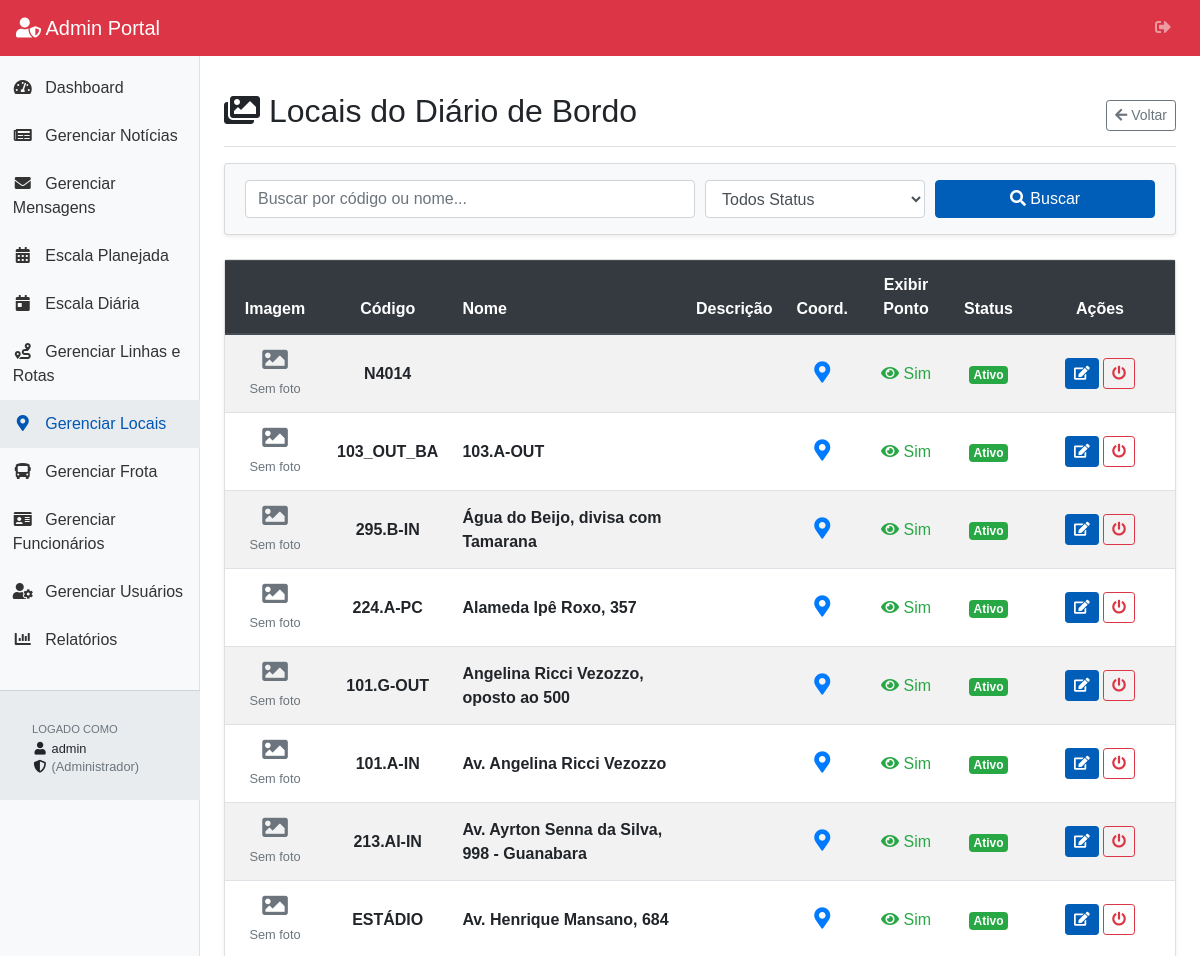
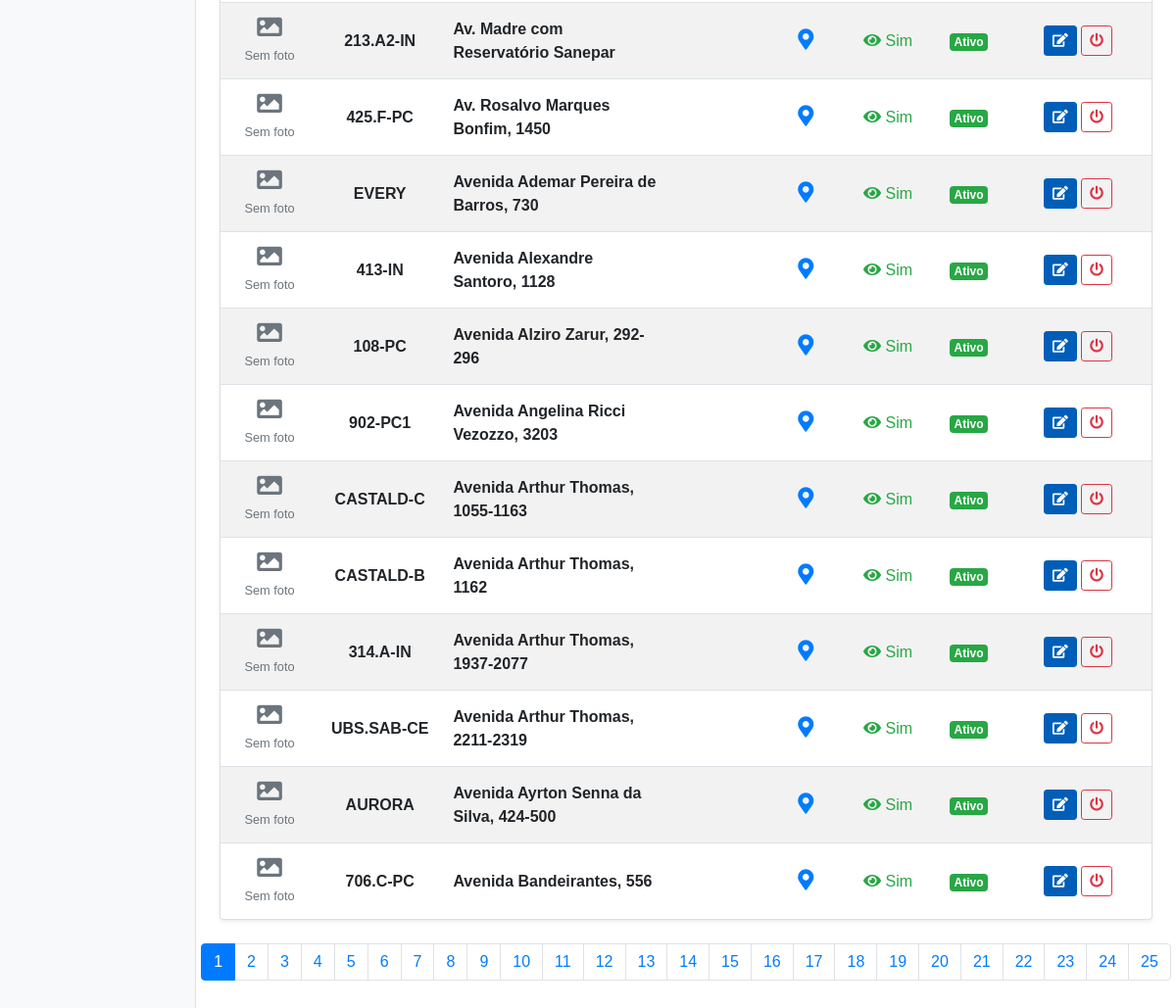
Screenshot of /portal/admin/locais_diario_listar.php (signed in) with the database file from the repository (2 pictures, top to bottom).
### tables this page shows
CREATE TABLE `cadastros_locais` (
  `id` int(11) NOT NULL,
  `company_code` varchar(50) DEFAULT NULL,
  `name` varchar(255) DEFAULT NULL,
  `data_importacao` timestamp NOT NULL DEFAULT current_timestamp(),
  `imagem_path` varchar(255) DEFAULT NULL,
  `descricao` text DEFAULT NULL,
  `status` varchar(20) DEFAULT 'ativo',
  `coordenadas` varchar(100) DEFAULT NULL,
  `mostrar_ponto` tinyint(1) DEFAULT 1
);

### portal/admin/locais_diario_listar.php (the view, shortened to what this page needs)
<?php
require_once '../db_config.php';
$page_title = 'Locais do Diário de Bordo';
require_once 'admin_header.php';
$busca = $_GET['busca'] ?? '';
$filtro_status = $_GET['filtro_status'] ?? '';
$itens_pag = 20;
$pagina = max(1, (int)($_GET['pagina'] ?? 1));
$offset = ($pagina - 1) * $itens_pag;
$locais = [];
$total_paginas = 0;
try {
    $where = [];
    $where_sql = count($where) > 0 ? "WHERE " . implode(" AND ", $where) : "";
    $stmtCount = $pdo->prepare("SELECT COUNT(*) FROM relatorio.cadastros_locais $where_sql");
    $stmtCount->execute();
    $total_itens = $stmtCount->fetchColumn();
    if ($total_itens > 0) {
        $total_paginas = ceil($total_itens / $itens_pag);
    }
    $sql = "SELECT * FROM relatorio.cadastros_locais $where_sql ORDER BY name ASC LIMIT :limit OFFSET :offset";
    $stmt = $pdo->prepare($sql);
    $stmt->bindValue(':limit', $itens_pag, PDO::PARAM_INT);
    $stmt->bindValue(':offset', $offset, PDO::PARAM_INT);
    $stmt->execute();
    $locais = $stmt->fetchAll(PDO::FETCH_ASSOC);
} catch (PDOException $e) {
    echo "<div class='alert alert-danger m-3'>Erro ao buscar dados: " . htmlspecialchars($e->getMessage()) . "</div>";
}
?>
<div class="d-flex justify-content-between align-items-center pt-3 pb-2 mb-3 border-bottom">
    <h1 class="h2"><i class="fas fa-images"></i> <?php echo htmlspecialchars($page_title); ?></h1>
    <a href="locais_hub.php" class="btn btn-outline-secondary btn-sm"><i class="fas fa-arrow-left"></i> Voltar</a>
</div>
<form method="GET" class="card mb-4 shadow-sm bg-light">
    <div class="card-body py-3">
        <div class="form-row">
            <div class="col-md-6">
                <input type="text" name="busca" class="form-control" placeholder="Buscar por código ou nome..." value="<?php echo htmlspecialchars($busca); ?>">
            </div>
            <div class="col-md-3">
                <select name="filtro_status" class="form-control">
                    <option value="">Todos Status</option>
                </select>
            </div>
            <div class="col-md-3">
                <button class="btn btn-primary btn-block" type="submit"><i class="fas fa-search"></i> Buscar</button>
            </div>
        </div>
    </div>
</form>
<div class="card shadow-sm mb-4">
    <div class="table-responsive">
        <table class="table table-hover table-striped mb-0 align-middle text-center">
            <thead class="thead-dark">
                <tr>
                    <th width="100">Imagem</th>
                    <th>Código</th>
                    <th class="text-left">Nome</th>
                    <th class="text-left">Descrição</th>
                    <th>Coord.</th>
                    <th>Exibir Ponto</th> <th>Status</th>
                    <th width="150">Ações</th>
                </tr>
            </thead>
            <tbody>
                <?php if(empty($locais)): ?>
                    <tr><td colspan="8" class="p-4 text-muted">Nenhum local encontrado.</td></tr>
                <?php else: ?>
                    <?php foreach ($locais as $l):
                        $nome_arquivo = $l['imagem_path'];
                        $caminho_relativo = "../img/pontos/" . $nome_arquivo;
                        $caminho_servidor = dirname(__DIR__) . "/img/pontos/" . $nome_arquivo;
                        $tem_imagem = !empty($nome_arquivo) && file_exists($caminho_servidor);
                        $img_src = $tem_imagem ? $caminho_relativo : "";
                        $status_cor = ($l['status'] == 'ativo') ? 'success' : 'secondary';
                        $mostrar = $l['mostrar_ponto'] ?? 1;
                        $dados_json = htmlspecialchars(json_encode($l), ENT_QUOTES, 'UTF-8');
                    ?>
                    <tr>
                        <td class="align-middle">
                            <?php if($tem_imagem): ?>
                                <img src="<?php echo $img_src; ?>" class="img-thumbnail zoomable"
                                     style="height: 60px; max-width: 80px; object-fit: cover; cursor: pointer;"
                                     onclick="verImagem('<?php echo $img_src; ?>')"
                                     title="Clique para ampliar">
                            <?php else: ?>
                                <span class="text-muted small"><i class="fas fa-image fa-2x opacity-25"></i><br>Sem foto</span>
                            <?php endif; ?>
                        </td>
                        <td class="align-middle font-weight-bold"><?php echo htmlspecialchars($l['company_code']); ?></td>
                        <td class="align-middle text-left font-weight-bold"><?php echo htmlspecialchars($l['name']); ?></td>
                        <td class="align-middle text-left small text-muted">
                        </td>
                        <td class="align-middle">
                            <?php if(!empty($l['coordenadas'])): ?>
                                <a href="https://www.google.com/maps/search/?api=1&query=<?php echo $l['coordenadas']; ?>" target="_blank" class="text-primary" title="Ver no Mapa">
                                    <i class="fas fa-map-marker-alt fa-lg"></i>
                                </a>
                            <?php else: ?>
                                <span class="text-muted">-</span>
                            <?php endif; ?>
                        </td>
                        <td class="align-middle">
                            <?php if($mostrar == 1): ?>
                                <span class="text-success" title="Visível na Galeria"><i class="fas fa-eye"></i> Sim</span>
                            <?php else: ?>
                                <span class="text-muted" title="Oculto da Galeria"><i class="fas fa-eye-slash"></i> Não</span>
                            <?php endif; ?>
                        </td>
                        <td class="align-middle">
                            <span class="badge badge-<?php echo $status_cor; ?>"><?php echo ucfirst($l['status']); ?></span>
                        </td>
                        <td class="align-middle">
                            <button class="btn btn-sm btn-primary btn-editar" data-dados='<?php echo $dados_json; ?>' title="Editar">
                                <i class="fas fa-edit"></i>
                            </button>
                            <button class="btn btn-sm btn-<?php echo ($l['status']=='ativo'?'outline-danger':'outline-success'); ?> btn-toggle"
                                    data-codigo="<?php echo $l['company_code']; ?>"
                                    data-status="<?php echo $l['status']; ?>" title="Ativar/Desativar">
                                <i class="fas fa-power-off"></i>
                            </button>
                        </td>
                    </tr>
                    <?php endforeach; ?>
                <?php endif; ?>
            </tbody>
        </table>
    </div>
</div>
<?php if ($total_paginas > 1): ?>
    <nav><ul class="pagination justify-content-center">
        <?php for($i=1; $i<=$total_paginas; $i++): ?>
            <li class="page-item <?php echo ($i == $pagina) ? 'active' : ''; ?>">
                <a class="page-link" href="?pagina=<?php echo $i; ?>&busca=<?php echo $busca; ?>&filtro_status=<?php echo $filtro_status; ?>"><?php echo $i; ?></a>
            </li>
        <?php endfor; ?>
    </ul></nav>
<?php endif; ?>
<?php
require_once 'admin_footer.php';
?>

### rows the page displays
cadastros_locais: company_code "N4014", mostrar_ponto 1 (drawn), status "Ativo"
cadastros_locais: company_code "103_OUT_BA", name "103.A-OUT", mostrar_ponto 1 (drawn), status "Ativo"
cadastros_locais: company_code "295.B-IN", name "Água do Beijo, divisa com Tamarana", mostrar_ponto 1 (drawn), status "Ativo"
cadastros_locais: company_code "224.A-PC", name "Alameda Ipê Roxo, 357", mostrar_ponto 1 (drawn), status "Ativo"
cadastros_locais: company_code "101.G-OUT", name "Angelina Ricci Vezozzo, oposto ao 500", mostrar_ponto 1 (drawn), status "Ativo"
cadastros_locais: company_code "101.A-IN", name "Av. Angelina Ricci Vezozzo", mostrar_ponto 1 (drawn), status "Ativo"
cadastros_locais: company_code "213.AI-IN", name "Av. Ayrton Senna da Silva, 998 - Guanabara", mostrar_ponto 1 (drawn), status "Ativo"
cadastros_locais: company_code "ESTÁDIO", name "Av. Henrique Mansano, 684", mostrar_ponto 1 (drawn), status "Ativo"
cadastros_locais: company_code "213.A2-IN", name "Av. Madre com Reservatório Sanepar", mostrar_ponto 1 (drawn), status "Ativo"
cadastros_locais: company_code "425.F-PC", name "Av. Rosalvo Marques Bonfim, 1450", mostrar_ponto 1 (drawn), status "Ativo"
cadastros_locais: company_code "EVERY", name "Avenida Ademar Pereira de Barros, 730", mostrar_ponto 1 (drawn), status "Ativo"
cadastros_locais: company_code "413-IN", name "Avenida Alexandre Santoro, 1128", mostrar_ponto 1 (drawn), status "Ativo"
cadastros_locais: company_code "108-PC", name "Avenida Alziro Zarur, 292-296", mostrar_ponto 1 (drawn), status "Ativo"
cadastros_locais: company_code "902-PC1", name "Avenida Angelina Ricci Vezozzo, 3203", mostrar_ponto 1 (drawn), status "Ativo"
cadastros_locais: company_code "CASTALD-C", name "Avenida Arthur Thomas, 1055-1163", mostrar_ponto 1 (drawn), status "Ativo"
cadastros_locais: company_code "CASTALD-B", name "Avenida Arthur Thomas, 1162", mostrar_ponto 1 (drawn), status "Ativo"
cadastros_locais: company_code "314.A-IN", name "Avenida Arthur Thomas, 1937-2077", mostrar_ponto 1 (drawn), status "Ativo"
cadastros_locais: company_code "UBS.SAB-CE", name "Avenida Arthur Thomas, 2211-2319", mostrar_ponto 1 (drawn), status "Ativo"
cadastros_locais: company_code "AURORA", name "Avenida Ayrton Senna da Silva, 424-500", mostrar_ponto 1 (drawn), status "Ativo"
cadastros_locais: company_code "706.C-PC", name "Avenida Bandeirantes, 556", mostrar_ponto 1 (drawn), status "Ativo"

### other values shown
$admin_username_logado "admin"
$admin_nivel_acesso_logado "Administrador"
$page_title "Locais do Diário de Bordo"
